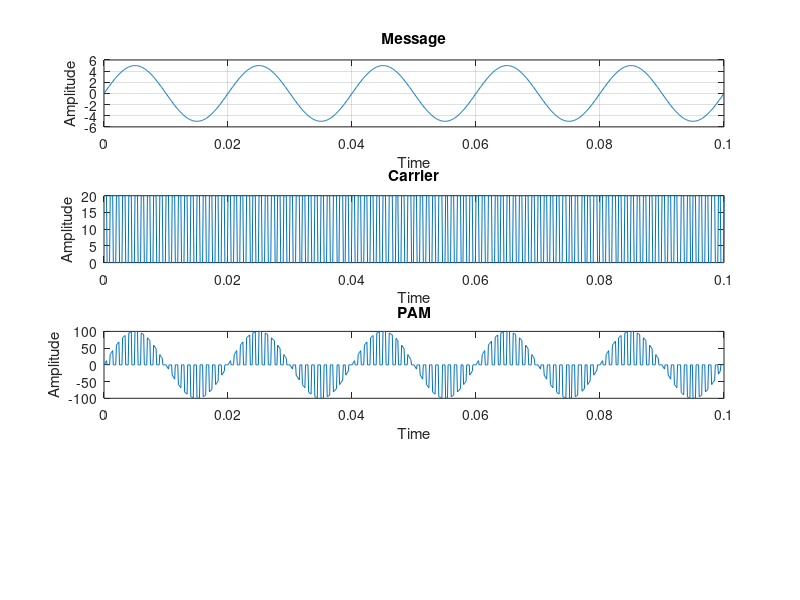

Here is the MATLAB script that generated this plot: (Note: this script raises an error after producing the figure.)

close all;
clear all;

am = 5; % message amplitude
at = 10; % carrier amplitude
fm = 50; % message frequency
fc = 1000; % carrier frequency
t = 0:0.0001:0.1;

% Message Signal
y1 = am*sin(2*pi*fm*t);
subplot(411); plot(t,y1);
title("Message");
xlabel("Time");
ylabel("Amplitude");
grid on;

%carrier Signal
y2 = at*(square(2*pi*fc*t)) + at;
subplot(412); plot(t, y2);
title("Carrier");
xlabel("Time");
ylabel("Amplitude");

%PAM
y = y1.*y2;
subplot(413); plot(t,y);
title("PAM");
xlabel("Time");
ylabel("Amplitude");

% 6th order filter for Demodulation
dem = lowpass(y,20,10000);
dem1 = lowpass(dem, 20, 10000);
dem2 = lowpass(dem1,20,10000);
dem3 = lowpass(dem2, 20, 10000);
dem4 = lowpass(dem3, 20, 10000);
dem5 = lowpass(dem4,20,10000);
subplot(414); plot(t,dem5);
title("Demodulated");
xlabel("Time");
ylabel("Amplitude");
